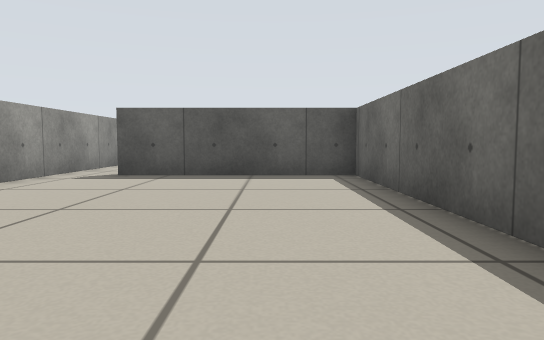
[1] (above)

24 first-person views from a walk through a Stage world. The camera is 0.39 m above the floor, tilts 4° down and sees 70° across. Floor lines are 1 m apart. The floor is counted in squares, 0.5 m on a side. Each view is taken from the middle of a square. On the plan, view 1 faces up. The plan holds only what a view shows up to about 12 squares ahead; the rest is blank. Robots are left out.

[2]
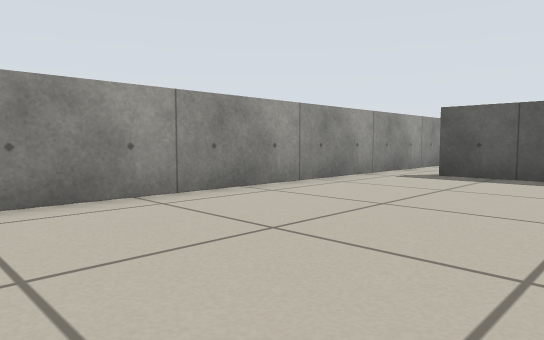

[3]
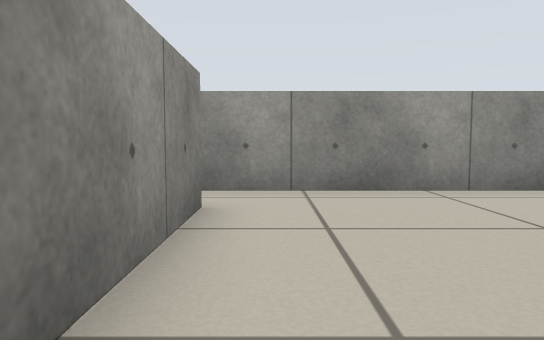

[4]
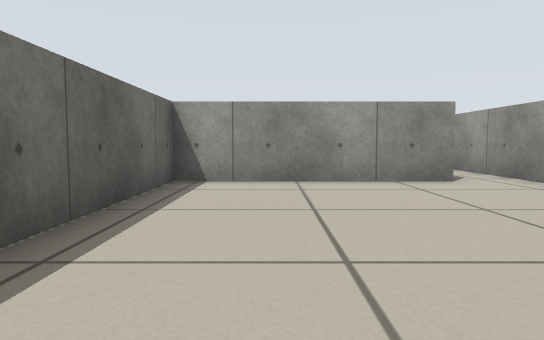

[5]
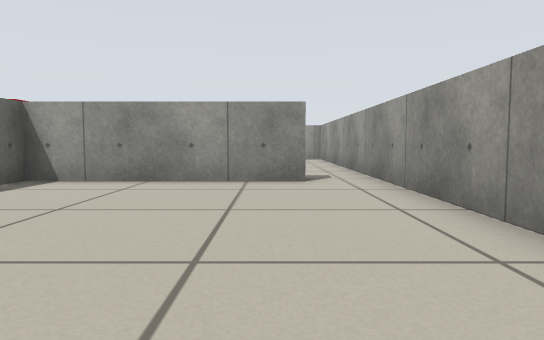

[6]
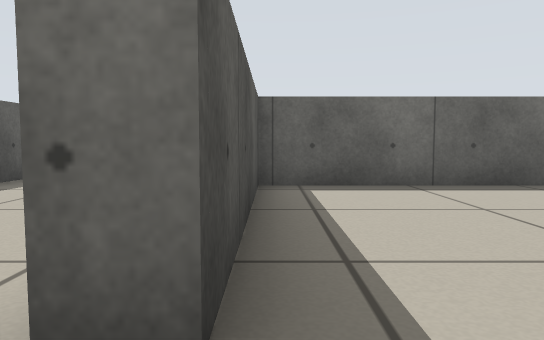

[7]
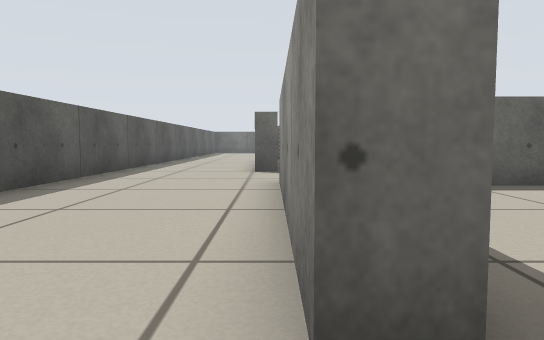

[8]
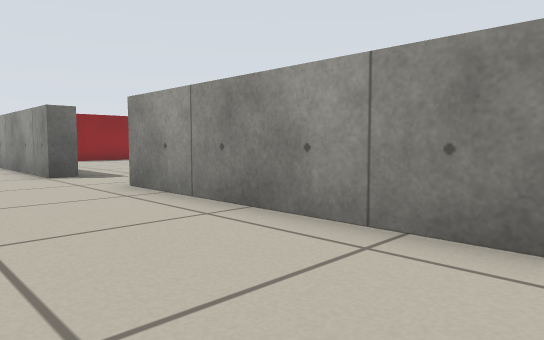

[9]
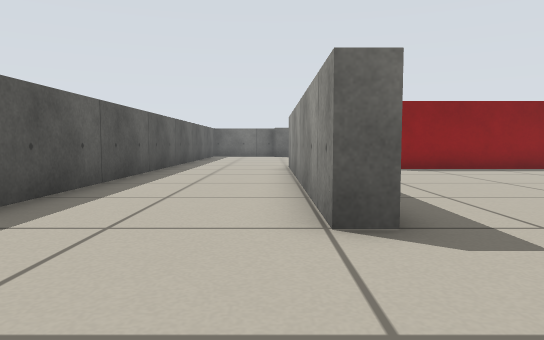

[10]
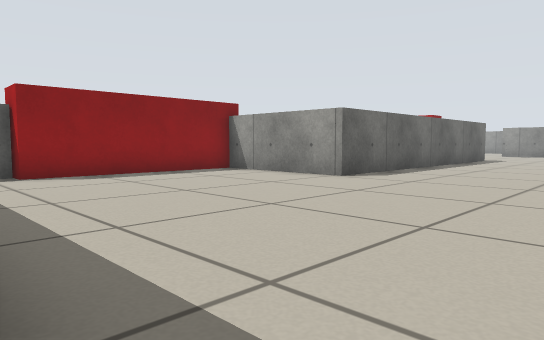

[11]
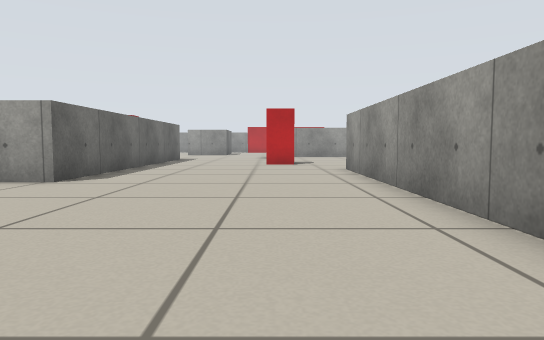

[12]
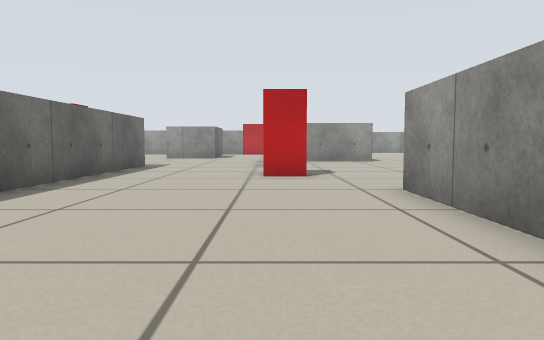

[13]
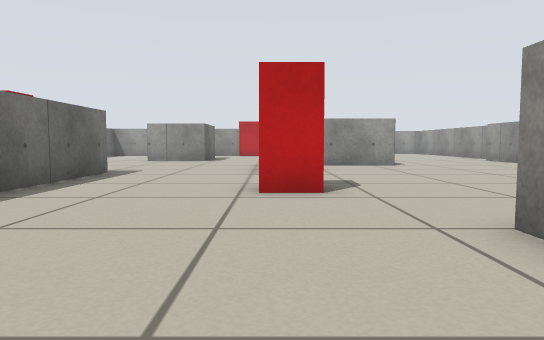

[14]
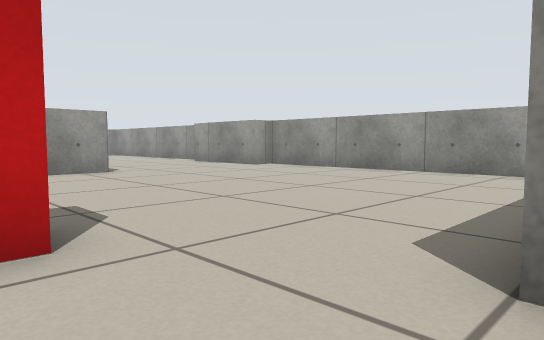

[15]
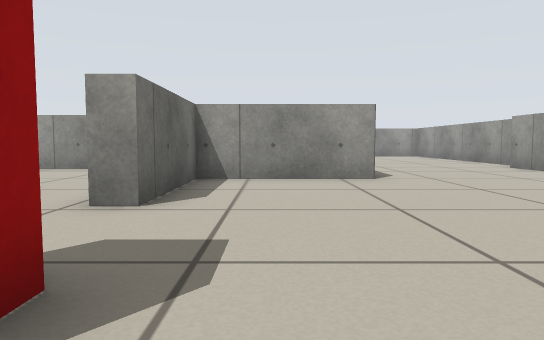

[16]
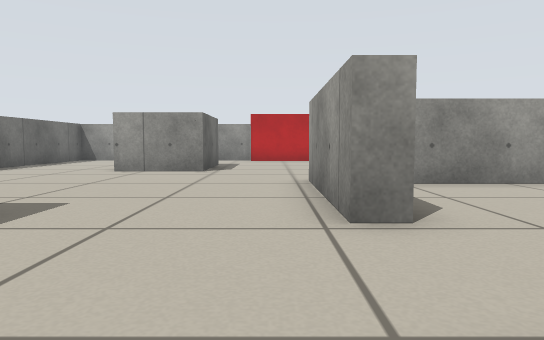

[17]
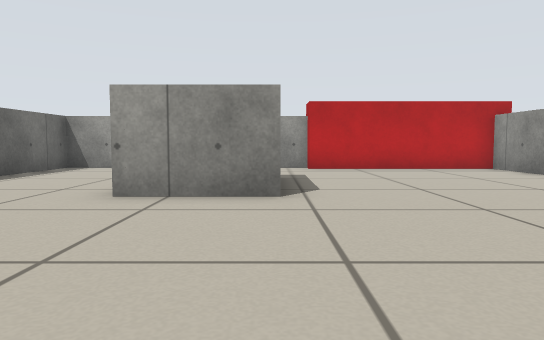

[18]
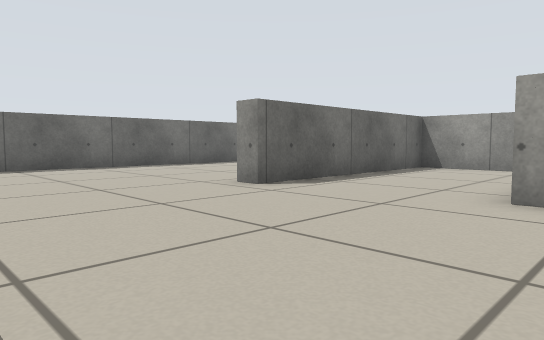

[19]
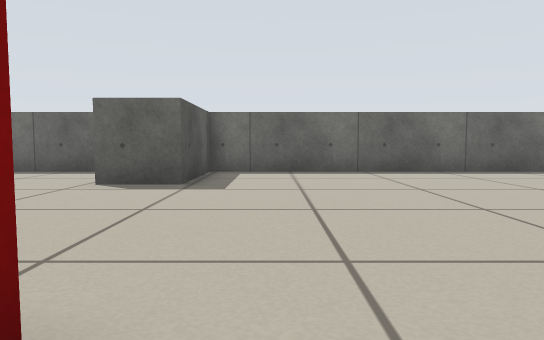

[20]
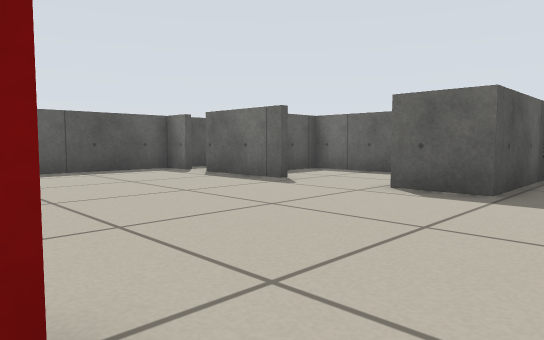

[21]
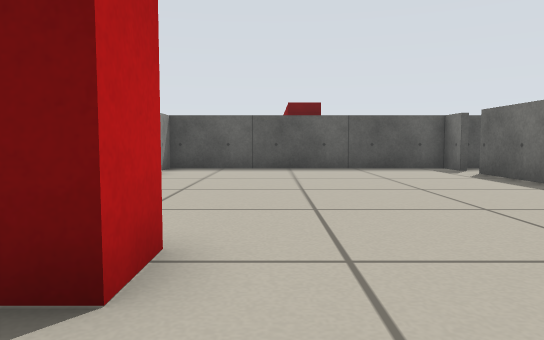

[22]
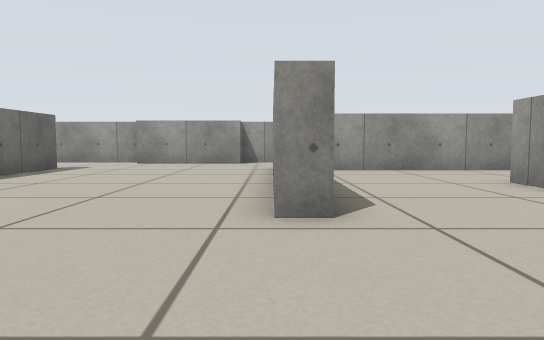

[23]
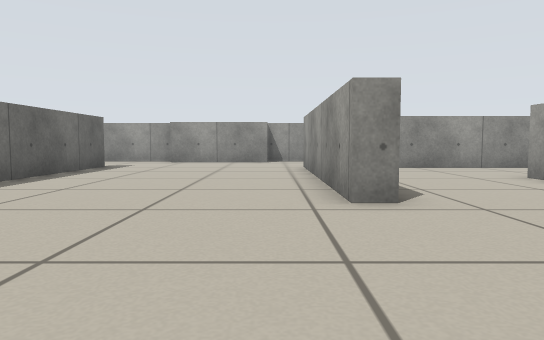

[24]
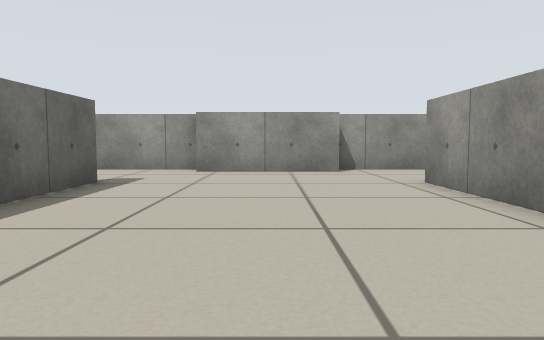

### Floor plan
Ten units are one square. View 1 is at (0, 0); x grows to the right and y downward. Boxes are objects, and circles mark ways between rooms. Rooms are numbered by the first view taken in them; rooms with no view inside come last. Other rooms are left out.
<svg viewBox="-58 -148 294 406">
<path fill="none" stroke="#000" d="M-38 9 20 9 20 -92 -37 -92 -37 -99M-53 -106 -53 16M93 81 93 -24 135 -24M182 31 182 2M8 114 46 114 46 77 52 77 52 120M79 161 79 146 104 146M103 166 103 176M182 -8 182 -18 99 -18 99 -8M28 -70 28 15M14 184 14 206M-53 16 -53 78M69 211 144 211 144 140 150 140 150 218M-45 136 -45 151M54 -98 54 -105 136 -105M161 245 201 245M135 253 161 253M215 218 215 73 182 73 182 56M-37 -99 29 -99M141 -143 10 -143M201 253 231 253M-53 -121 -53 -106M215 42 215 15 201 15"/>
<rect x="15" y="205" width="50" height="10" fill="#bbb"><title>red box</title></rect>
<rect x="35" y="35" width="20" height="20" fill="#bbb"><title>red box</title></rect>
<rect x="105" y="65" width="20" height="20" fill="#bbb"><title>red box</title></rect>
<rect x="135" y="-85" width="10" height="60" fill="#bbb"><title>red box</title></rect>
<circle cx="-45" cy="-95" r="3" fill="#2a7"/>
<circle cx="-45" cy="10" r="3" fill="#2a7"/>
<circle cx="180" cy="45" r="3" fill="#2a7"/>
<text x="-20" y="-40">1</text>
<text x="90" y="60">2</text>
<text x="200" y="40">3</text>
</svg>
Room 1 opens to room 2. Room 2 opens to room 3.

Where each view was taken, in squares from view 1:
view 1: 0 up, 0 right, facing up
view 2: 0 up, 0 right, facing up-left
view 3: 0 up, 1 right, facing left
view 4: 7 up, 0 right, facing down
view 5: 7 up, 3 left, facing down
view 6: 9 up, 5 left, facing right
view 7: 10 up, 5 left, facing right
view 8: 13 up, 4 left, facing down-right
view 9: 11 up, 2 right, facing right
view 10: 10 up, 4 right, facing down-right
view 11: 10 up, 5 right, facing down
view 12: 5 up, 5 right, facing down
view 13: 2 up, 5 right, facing down
view 14: 1 down, 5 right, facing down-left
view 15: 3 down, 3 right, facing down
view 16: 4 down, 6 right, facing down
view 17: 9 down, 8 right, facing down
view 18: 9 down, 9 right, facing down-right
view 19: 9 down, 11 right, facing right
view 20: 9 down, 12 right, facing up-right
view 21: 10 down, 13 right, facing up
view 22: 10 down, 15 right, facing down
view 23: 9 down, 16 right, facing down
view 24: 14 down, 18 right, facing down
